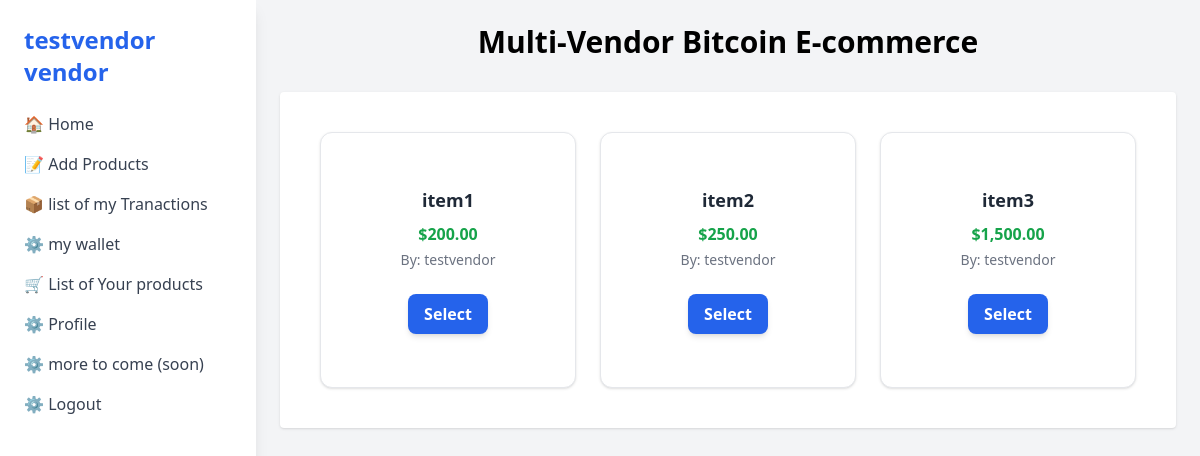
/listofproducts.php (signed in), run on the app's committed database.
### tables this page shows
CREATE TABLE `products` (
  `id` bigint NOT NULL AUTO_INCREMENT,
  `pname` varchar(50) NOT NULL,
  `user_namel` varchar(50) NOT NULL,
  `timedofa` datetime NOT NULL DEFAULT CURRENT_TIMESTAMP ON UPDATE CURRENT_TIMESTAMP,
  `price` varchar(50) DEFAULT NULL,
  PRIMARY KEY (`id`)
);

### localconnection.php (called while the page is built, shortened)
<?php
if (isset($_SESSION['suser_name'])) {
    $suser_name = $_SESSION['suser_name'];
} else {
    $suser_name = "Guest";
    $displayedname = "Guest";
}

### listofproducts.php (the view, shortened to what this page needs)
<?php
include 'config.php';
?>
<!DOCTYPE html>
<html lang="en">
<head>
  <script src="https://cdn.tailwindcss.com"></script>
</head>
<body class="bg-gray-100 min-h-screen flex">
  <?php include 'sidebar.php'; ?>
  <main class="flex-1 p-6">
    <div class="max-w-4xl mx-auto">
      <h1 class="text-3xl font-bold text-center mb-8">Multi-Vendor Bitcoin E-commerce</h1>
      <div id="dashboard" class="bg-white p-6 rounded shadow">
        <div class="grid gap-6">
          <?php
          $query = "SELECT * FROM `Hackthon-bitnob`.`products` where `user_namel` = '$suser_name'";
          $result = mysqli_query($link, $query);
          ?>
          <div class="grid grid-cols-1 sm:grid-cols-2 md:grid-cols-3 gap-6 p-4">
            <?php while ($row = mysqli_fetch_assoc($result)) {
              $partsvender = explode('@', $row['user_namel']);
              $namevender = $partsvender[0];
              ?>
              <div class="bg-white border border-gray-200 rounded-xl shadow p-4 flex flex-col items-center justify-center text-center aspect-square">
                <form action = "itemtobesold.php" method = "POST">
                <h2 class="text-lg font-semibold text-gray-800 mb-2"><?= htmlspecialchars($row['pname']) ?></h2>
                <p class="text-green-600 font-bold mb-1">$<?= number_format($row['price'], 2) ?></p>
                <p class="text-sm text-gray-500">By: <?= htmlspecialchars($namevender) ?></p>
                <br>
            <button type="submit" class="bg-blue-600 hover:bg-blue-700 text-white font-semibold py-2 px-4 rounded-lg shadow-md">
  Select
</button>
                </form>
              </div>
            <?php } ?>
          </div>
        </div>
      </div>
    </div>
  </main>
</body>
</html>

### data on the page
products: pname "item1", price "200.00", user_namel "testvendor"
products: pname "item2", price "250.00", user_namel "testvendor"
products: pname "item3", price "1,500.00", user_namel "testvendor"

### other printed values
$displayedname "testvendor"
$stype "vendor"
